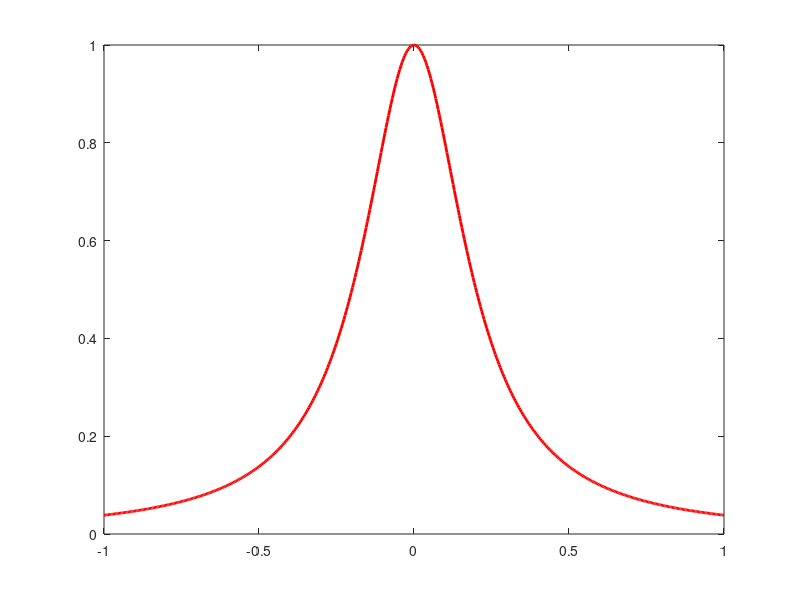

Source code (MATLAB): (Note: this script raises an error after producing the figure.)
clear
N = 10; % Number of points
cheb = 1; %switch for cheb
f = @(x) 1./(1+25*x.^2);
x  = linspace(-1,1,500);
y_true = f(x);

plot(x,y_true, 'r', 'linewidth', 2);
hold on;


fspace = fundef({'cheb',N+1,-1,1});
nodes = funnode(fspace);
xdata = linspace(-1,1,N+1);
if cheb
    ydata = f(nodes);
else
    ydata = f(xdata);
end
if cheb
    p = polyfit(nodes,ydata,N);
else
    p = polyfit(xdata,ydata,N);
end
y_fit = polyval(p,x);

plot(x,y_fit,'g','linewidth',2);
if cheb
    plot(nodes,ydata,'k.', 'markersize', 30);
else
    plot(xdata,ydata,'k.', 'markersize', 30);
end
